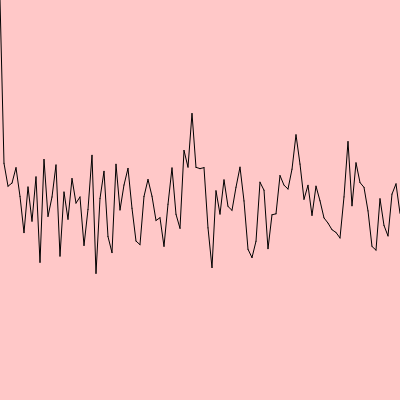
Frame 1 (no input)
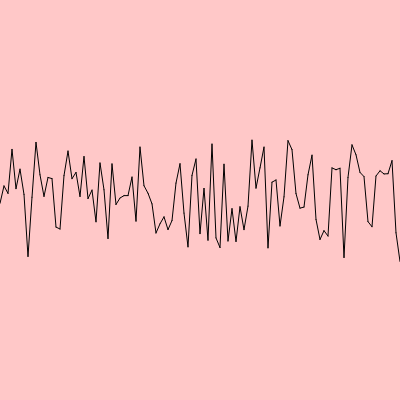
Frame 60 (no input)
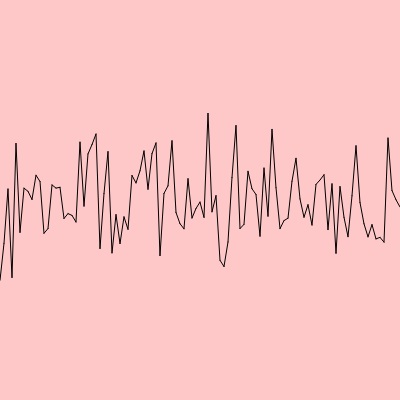
Frame 120 (the mouse pressed at the canvas centre since frame 60)

The p5.js sketch that drew these frames (run headless with seeded random() and noise() and a simulated clock; from frame 60 on, the mouse is pressed at the canvas centre):

// p5.js sketch
// ── sketch.js
let lines;
let lStart
let lEnd;
let waveForce;

function setup() {
  createCanvas(400, 400);
  
  // Cange theese 2 factors
  lines = 100;
  waveForce = 120;
  // ______________________
  
  lStart = 0;
  lEnd = 0;
  frameRate(25)
}

function draw() {
  background(255,200,200);
  
  for(let i = 0; i < lines; i++){
    let n = noise(random(-100,100))
    
    lStart = lEnd;
    lEnd = height/2+random(-n, n)*waveForce;
    
    
    strokeWeight(1)
    line(width/lines*i,lStart,width/lines*(i+1),lEnd)
  }
}
